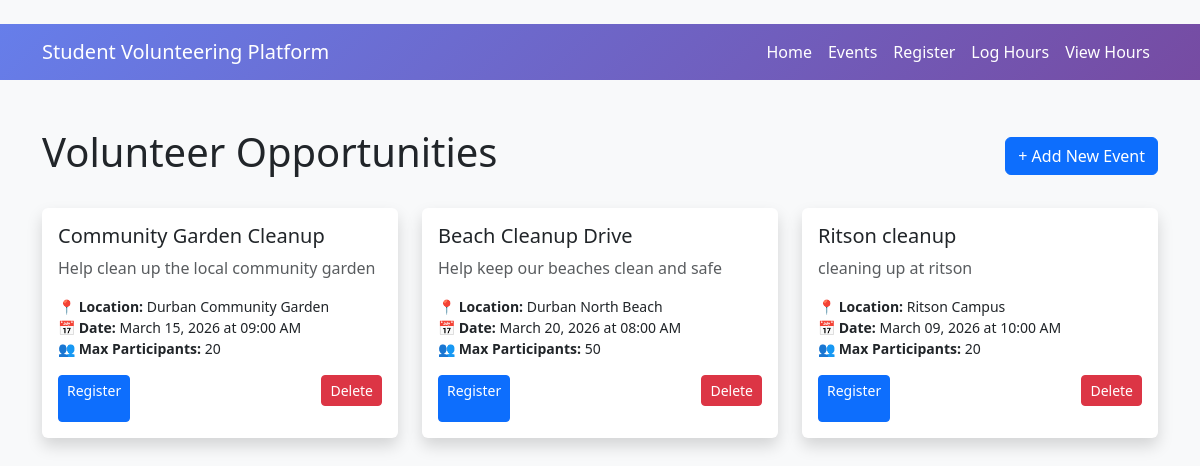
Before: /events with the older database file.
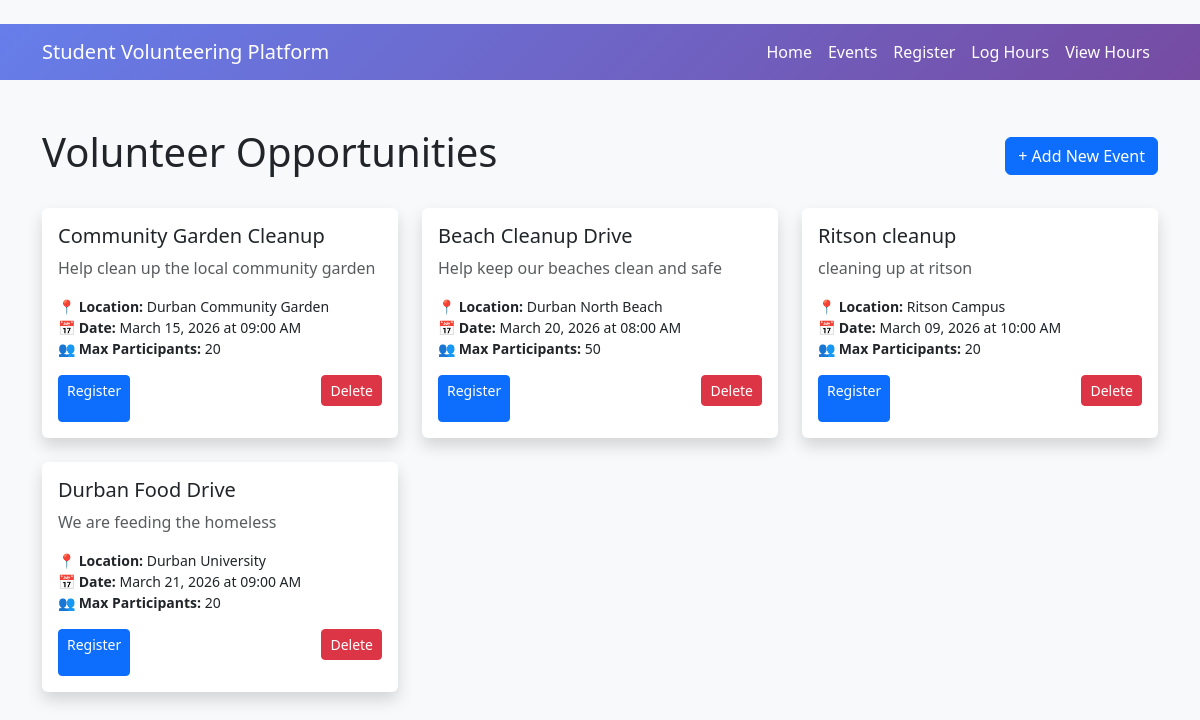
After: the same page with the newer database file.
### backup_old_version/models.py (models this page shows, shortened)
class Event(db.Model):
    __tablename__ = 'events'
    id = db.Column(db.Integer, primary_key=True)
    title = db.Column(db.String(100), nullable=False)
    description = db.Column(db.Text, nullable=True)
    date = db.Column(db.DateTime, nullable=True)
    location = db.Column(db.String(200), nullable=True)
    max_participants = db.Column(db.Integer, default=0)
    registrations = db.relationship('Registration', backref='event', lazy=True)
    hour_logs = db.relationship('HourLog', backref='event', lazy=True)

### backup_old_version/app.py (the view)
    @app.route('/events')
    def events():
        all_events = Event.query.all()
        return render_template('events.html', events=all_events)

### backup_old_version/templates/events.html (shortened to what this page needs)
{% extends "base.html" %}
{% block content %}
<div class="d-flex justify-content-between align-items-center mb-4">
    <h1>Volunteer Opportunities</h1>
    <a href="{{ url_for('add_event') }}" class="btn btn-primary">+ Add New Event</a>
</div>
{% if events %}
    <div class="row">
        {% for event in events %}
        <div class="col-md-6 col-lg-4 mb-4">
            <div class="card h-100 shadow">
                <div class="card-body">
                    <h5 class="card-title">{{ event.title }}</h5>
                    <p class="card-text text-muted">{{ event.description or 'No description available' }}</p>
                    <ul class="list-unstyled mb-3 small">
                        <li><strong>📍 Location:</strong> {{ event.location or 'TBD' }}</li>
                        <li><strong>📅 Date:</strong> {{ event.date.strftime('%B %d, %Y at %I:%M %p') if event.date else 'TBD' }}</li>
                        <li><strong>👥 Max Participants:</strong> {{ event.max_participants }}</li>
                    </ul>
                    <div class="d-flex justify-content-between">
                        <a href="{{ url_for('register') }}" class="btn btn-primary btn-sm">Register</a>
                        <form action="{{ url_for('delete_event', id=event.id) }}" method="POST" class="d-inline" onsubmit="return confirm('Delete this event?');">
                            <button type="submit" class="btn btn-danger btn-sm">Delete</button>
                        </form>
                    </div>
                </div>
            </div>
        </div>
        {% endfor %}
    </div>
{% else %}
    <div class="alert alert-info">
        <h4>No events available</h4>
        <p>Be the first to <a href="{{ url_for('add_event') }}">create an event</a>!</p>
    </div>
{% endif %}
{% endblock %}

### backup_old_version/templates/base.html (shortened to what this page needs)
﻿<!DOCTYPE html>
<html lang="en">
<head>
    <link href="https://cdn.jsdelivr.net/npm/bootstrap@5.3.0/dist/css/bootstrap.min.css" rel="stylesheet">
</head>
<body>
    <nav class="navbar navbar-expand-lg navbar-dark">
        <div class="container">
            <a class="navbar-brand" href="/">Student Volunteering Platform</a>
            <div class="navbar-nav ms-auto">
                <a class="nav-link" href="/">Home</a>
                <a class="nav-link" href="/events">Events</a>
                <a class="nav-link" href="/register">Register</a>
                <a class="nav-link" href="/log-hours">Log Hours</a>
                <a class="nav-link" href="/hours">View Hours</a>
            </div>
        </div>
    </nav>
    <main class="container my-5">
        {% block content %}{% endblock %}
    </main>
</body>
</html>

### backup_old_version/templates/base.html (style rules this page uses)
body { background-color: #f8f9fa; }
.navbar { background: linear-gradient(135deg, #667eea 0%, #764ba2 100%); }
.navbar-brand, .nav-link { color: white !important; }
.card { border: none; box-shadow: 0 2px 10px rgba(0,0,0,0.1); }

Changed rows visible on the page:
added Event: title "Durban Food Drive", description "We are feeding the homeless", location "Durban University", date "March 21, 2026 at 09:00 AM", max_participants "20"
